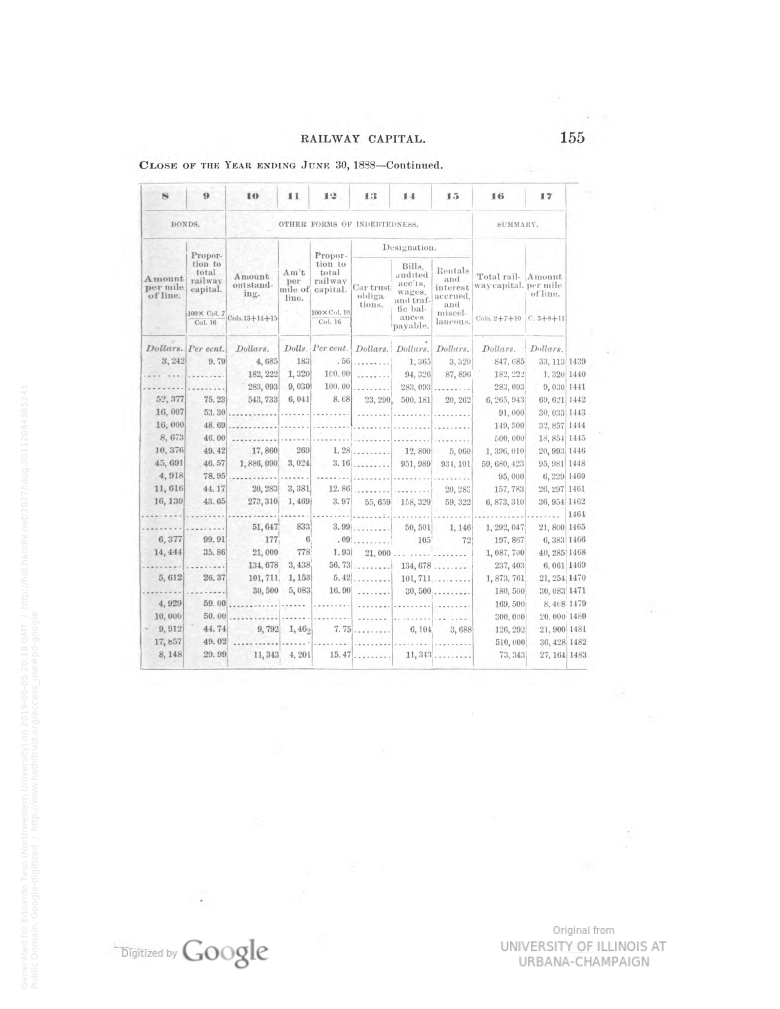
#> input picture google_vision_ai_demo/images/1888_Page_161.png, 2338 x 3025 px, found by its file name (shown at 1/3 size)
$ jupyter execute Bounding_Boxes.ipynb
#> lines starting #> are read from the running program, lines starting #| are printed output that depends on the picture; after the words box and inside, x2 and y2 are one past the last pixel; in counts of white or black regions, pixels touching at a corner belong together
Import packages

[cell 1]
import io
import os
import cv2
import numpy as np
import pandas as pd
import matplotlib.pyplot as plt
from google.cloud import vision

Authenticate Google Cloud

[cell 2]
os.environ['GOOGLE_APPLICATION_CREDENTIALS'] = 'client_file_vision_ai_demo.json'
client = vision.ImageAnnotatorClient()

Define the image file

[cell 3]
image_path = '/Users/michaelgiordano/Documents/Research/Leander_Heldring/OCR_Improvements/google_vision_ai_demo/images/1888_Page_161.png'
cvimage = cv2.imread(image_path)
#> cvimage is the input picture: shape (3025, 2338, 3); min 56, max 255, mean 250.1
_, encoded_image = cv2.imencode('.png', cvimage)
api_image = vision.Image(content=encoded_image.tobytes())
response = client.text_detection(image = api_image)
texts = response.text_annotations

for text in texts:
    # print (text.description)
    vertices = np.array(
        [(vertex.x, vertex.y)
             for vertex in text.bounding_poly.vertices
        ])
    # We are using cv2 rectnagle method to draw bounding boxes
    # that requires 2 points on the image to draw the box
    # The top,left co-ordinates and bottom,right co-ordindates of the box
    # We can get those using the code below.
    xmin, xmax = min(vertices[:, 0]), max(vertices[:, 0])
    ymin, ymax = min(vertices[:, 1]), max(vertices[:, 1])

    cv2.rectangle(cvimage, (xmin, ymin), (xmax, ymax), (0, 255, 0), 1)

if response.error.message:
    print(response.error.message)

plt.figure(figsize=(20, 40))
plt.imshow(cvimage)

[cell 4]
with io.open(image_path, 'rb') as image_file:
    content = image_file.read()
image = vision.Image(content=content)

Get the response back from Cloud Vision

[cell 5]
response = client.text_detection(image=image)
print(response)

This is my attempt at trying to extract specific information from Cloud Vision's response

[cell 6]
for text in response.text_annotations:
    print(text.bounding_poly)
    print(text.score)
    print(text.description)

# Below here I am making attempts at image pre-processing

[cell 7]
#Import the image, define it as "cvimage"

image_path = '/Users/michaelgiordano/Documents/Research/Leander_Heldring/OCR_Improvements/google_vision_ai_demo/images/1888_Page_161.png'
cvimage = cv2.imread(image_path)

[cell 8]
#Define a function that allows us to display the original image

#https://stackoverflow.com/questions/28816046/
#displaying-different-images-with-actual-size-in-matplotlib-subplot
def display(im_path):
    dpi = 300
    im_data = plt.imread(im_path)
#> im_data: shape (3025, 2338) float32; min 0.22, max 1, mean 0.981

    height, width  = im_data.shape[:2]
#> height = 3025; width = 2338

    # What size does the figure need to be in inches to fit the image?
    figsize = width / float(dpi), height / float(dpi)
#> figsize = (7.79, 10.08)

    # Create a figure of the right size with one axes that takes up the full figure
    fig = plt.figure(figsize=figsize)
    ax = fig.add_axes([0, 0, 1, 1])

    # Hide spines, ticks, etc.
    ax.axis('off')

    # Display the image.
    ax.imshow(im_data, cmap='gray')

    plt.show()

[cell 9]
#Now display the original image
display(image_path)

Define a program to remove the borders

[cell 10]
#Load the image file to define the height and width of the scan

height, width = cvimage.shape[0:2]
#> height = 3025; width = 2338

#Define the page edges
LeftSide = int(0)
RightSide = int(width)
#> RightSide = 2338
TopSide = int(0)
BottomSide = int(height)
#> BottomSide = 3025

#Roughly define the margins
LeftMargin = int(width*.15)
#> LeftMargin = 350
RightMargin = int(width*.85)
#> RightMargin = 1987
TopMargin = int(height*.15)
#> TopMargin = 453
BottomMargin = int(height*.85)
#> BottomMargin = 2571

#Check the margins are good by drawing lines to show outside portion

#First define a new name for the image so you don't mess up later processing

MarginTest = cv2.imread(image_path)

#Top margin
cv2.line(MarginTest,(LeftMargin,TopMargin),(RightMargin,TopMargin),(255,0,0),1)
#Left margin
cv2.line(MarginTest,(LeftMargin,TopMargin),(LeftMargin,BottomMargin),(255,0,0),1)
#Bottom margin
cv2.line(MarginTest,(LeftMargin,BottomMargin),(RightMargin,BottomMargin),(255,0,0),1)
#Right margin
cv2.line(MarginTest,(RightMargin,TopMargin),(RightMargin,BottomMargin),(255,0,0),1)

#Save and display the output

cv2.imwrite('/Users/michaelgiordano/Documents/Research/Leander_Heldring/OCR_Improvements/google_vision_ai_demo/images/1888_Page_161margintest.png', MarginTest)

display('/Users/michaelgiordano/Documents/Research/Leander_Heldring/OCR_Improvements/google_vision_ai_demo/images/1888_Page_161margintest.png')

[cell 11]
#Insert the desired color for the rectangle you are covering the margins with
White = (255,255,255)

#Define a rectangle for the portion outside of the bottom margin
BLMargin = (LeftSide,BottomMargin)
#> BLMargin = (0, 2571)
BRCorner = (RightSide, BottomSide)
#> BRCorner = (2338, 3025)

#White out the portion outside of the bottom margin
cvimage = cv2.rectangle(cvimage, BLMargin, BRCorner, White, -1)

#Define top left margin point, combine with BLMargin for the portion outside of the left margin
TLMargin = (LeftMargin,TopSide)

#White out the portion outside of the left margin
cvimage = cv2.rectangle(cvimage, TLMargin, BLMargin, White, -1)

#Define top right corner point, combine with TLMargin for the portion outside of the top margin
TRCorner = (RightSide,TopMargin)

#White out the portion outside of the top margin
cvimage = cv2.rectangle(cvimage, TLMargin, TRCorner, White, -1)

#Define bottom right margin point, combine with TRCorner for the portion outside of the right margin
BRMargin = (RightMargin,BottomSide)

#White out the portion outside of the top margin
cvimage = cv2.rectangle(cvimage, BRMargin, TRCorner, White, -1)

cv2.imwrite('/Users/michaelgiordano/Documents/Research/Leander_Heldring/OCR_Improvements/google_vision_ai_demo/images/1888_Page_161close.png', cvimage)

display('/Users/michaelgiordano/Documents/Research/Leander_Heldring/OCR_Improvements/google_vision_ai_demo/images/1888_Page_161close.png')

# This next part is an attempt at my original processing idea. First, identify and extend the vertical lines for the table, then perform the actions of drawing the margin box and clearing outside of the margin box

[cell 12]
#Bold the vertical lines


edges = cv2.Canny(cvimage,50,150,apertureSize = 3)
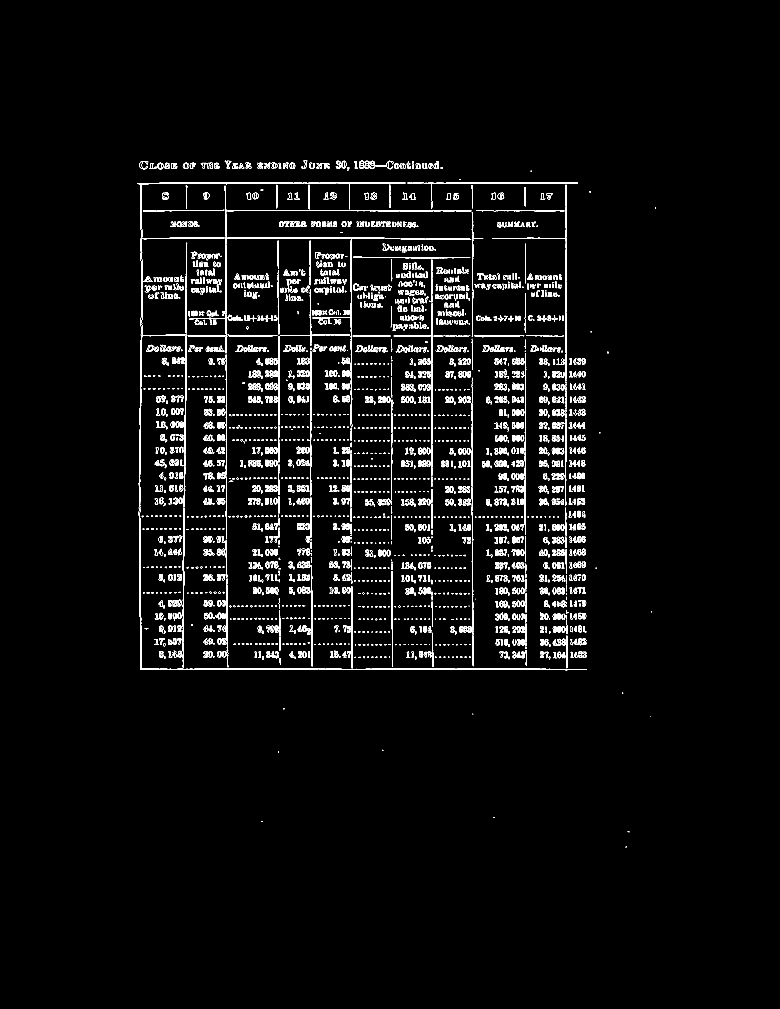
#> edges: shape (3025, 2338) (shown at 1/3 size); 2.2% white in thin lines or dots, all inside (x1, y1, x2, y2) = (412, 481, 1968, 2543)


minLineLength = 100
maxLineGap = 50
lines = cv2.HoughLinesP(edges,1,np.pi/1,50,minLineLength,maxLineGap)
#> lines = 162 rows, first 6: [1418, 1996, 1418, 1926], [1416, 624, 1416, 567], [1296, 1088, 1296, 910], [1055, 942, 1055, 872], [680, 1424, 680, 1101], [1575, 1294, 1575, 1171]

#if lines is None:
#    continue

for x in range(0, len(lines)):
        for x1,y1,x2,y2 in lines[x]:
            cv2.line(cvimage,(x1,y1-1500),(x2,y2+1500),(0,0,0),1)
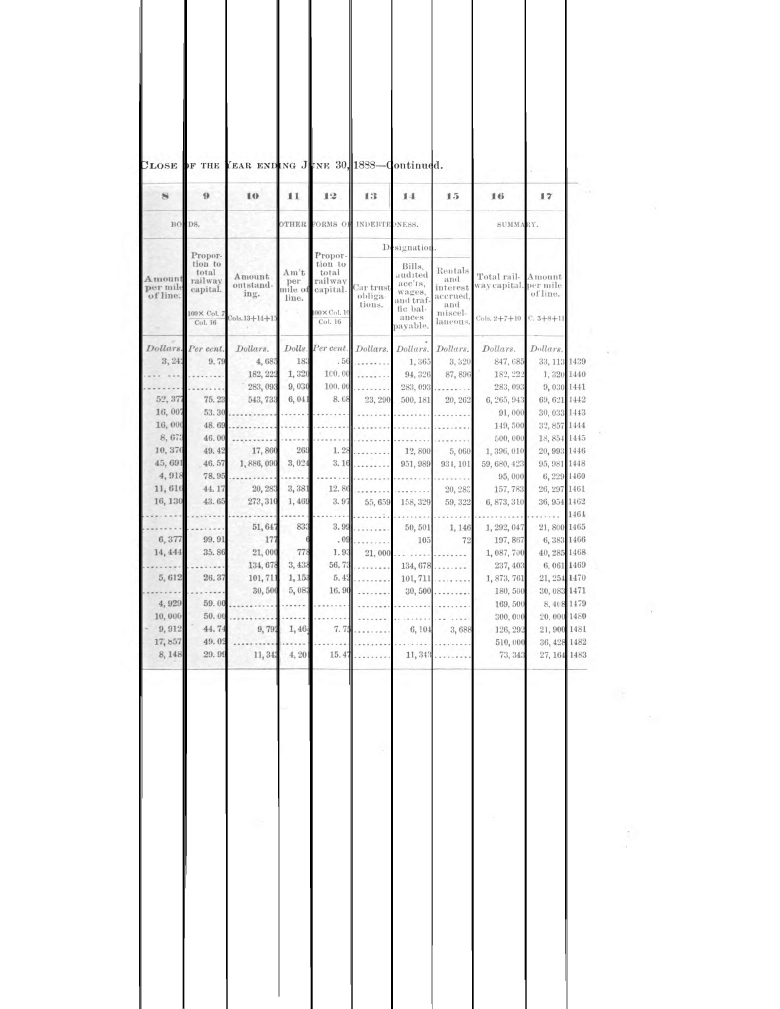
#> cvimage: shape (3025, 2338, 3) (shown at 1/3 size); min 0, max 255, mean 243.3

cv2.imwrite('/Users/michaelgiordano/Documents/Research/Leander_Heldring/OCR_Improvements/google_vision_ai_demo/images/1888_Page_161vlines.png', cvimage)

display('/Users/michaelgiordano/Documents/Research/Leander_Heldring/OCR_Improvements/google_vision_ai_demo/images/1888_Page_161vlines.png')

[cell 13]
#Draw the margin box

#Top margin
cv2.line(cvimage,(LeftMargin,TopMargin),(RightMargin,TopMargin),(0,0,0),3)
#Left margin
cv2.line(cvimage,(LeftMargin,TopMargin),(LeftMargin,BottomMargin),(0,0,0),3)
#Bottom margin
cv2.line(cvimage,(LeftMargin,BottomMargin),(RightMargin,BottomMargin),(0,0,0),3)
#Right margin
cv2.line(cvimage,(RightMargin,TopMargin),(RightMargin,BottomMargin),(0,0,0),3)

[cell 14]
#White out the portion outside of the bottom margin
cvimage = cv2.rectangle(cvimage, BLMargin, BRCorner, White, -1)
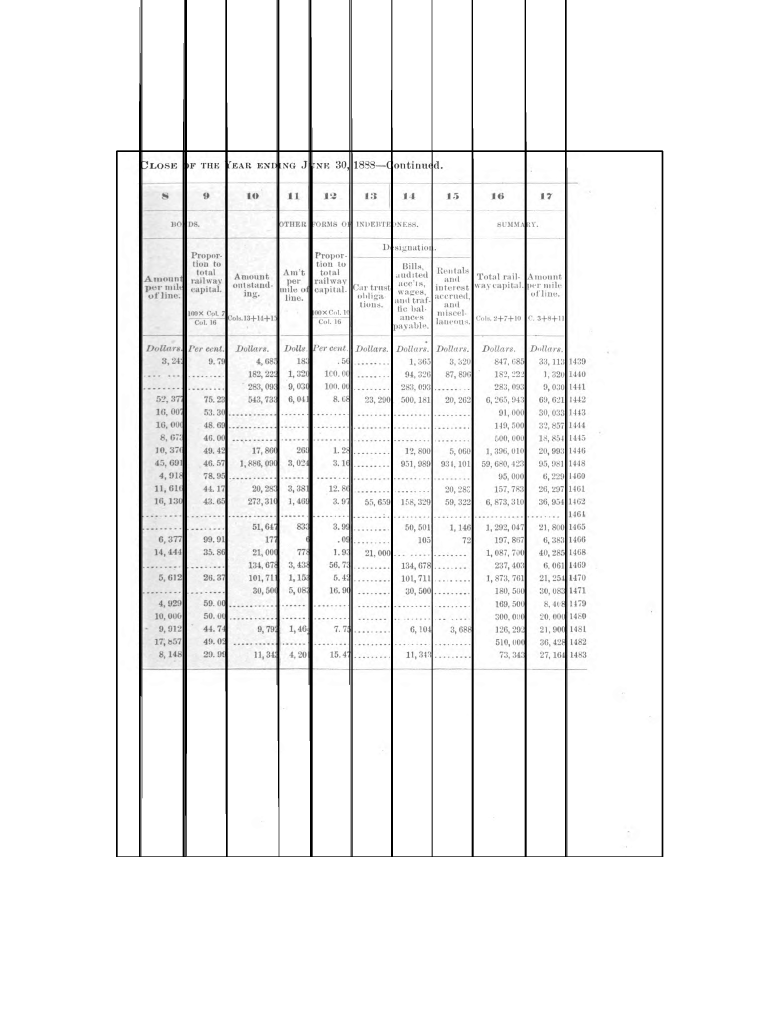
#> cvimage: shape (3025, 2338, 3) (shown at 1/3 size); min 0, max 255, mean 243

#White out the portion outside of the left margin
cvimage = cv2.rectangle(cvimage, TLMargin, BLMargin, White, -1)

#White out the portion outside of the top margin
cvimage = cv2.rectangle(cvimage, TLMargin, TRCorner, White, -1)

#White out the portion outside of the top margin
cvimage = cv2.rectangle(cvimage, BRMargin, TRCorner, White, -1)

cv2.imwrite('/Users/michaelgiordano/Documents/Research/Leander_Heldring/OCR_Improvements/google_vision_ai_demo/images/1888_Page_161vlineclose.png', cvimage)

display('/Users/michaelgiordano/Documents/Research/Leander_Heldring/OCR_Improvements/google_vision_ai_demo/images/1888_Page_161vlineclose.png')
